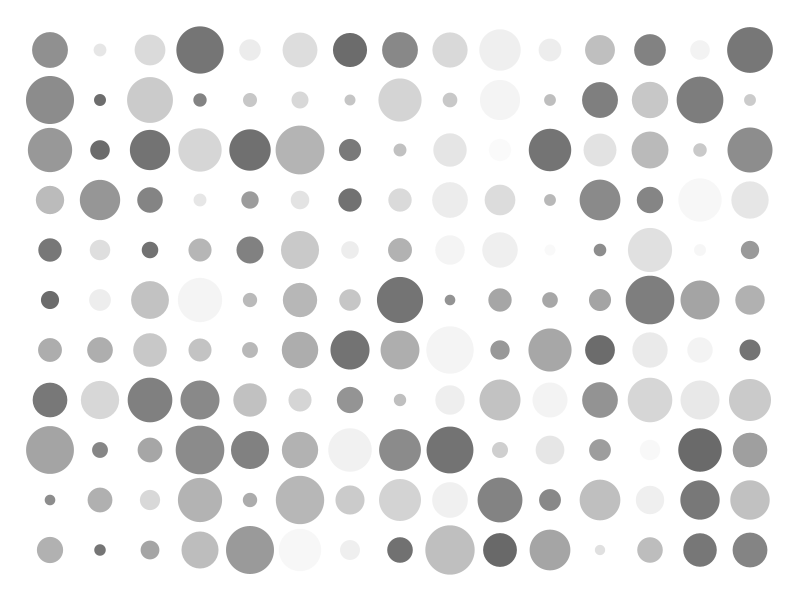
Frame 1 (no input)
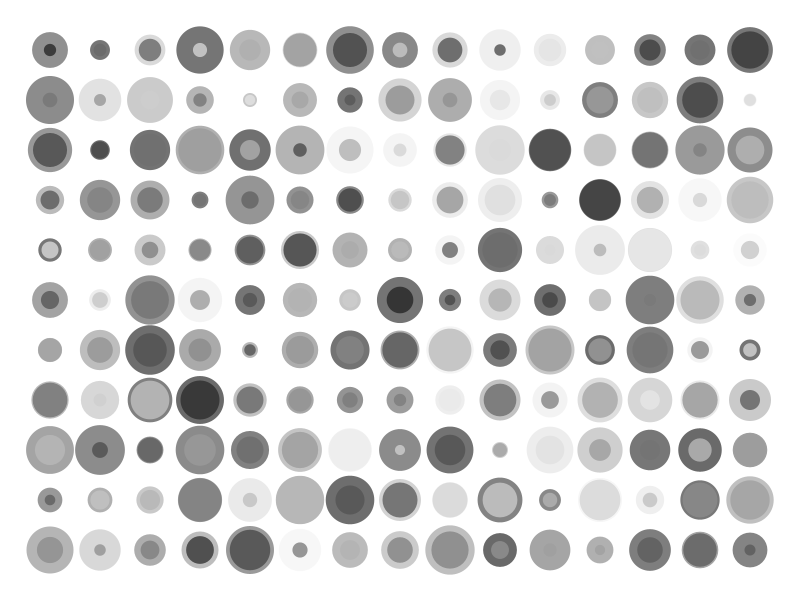
Frame 2 (the mouse pressed at the canvas centre, redrawn once)

The Processing sketch that drew these frames (run headless with seeded random() and noise(); the mouse was pressed at the canvas centre and the sketch redrawn once):

// Processing sketch: sketch_06_CircleGrid
// ── sketch_06_CircleGrid.pde
// Circle Grid

int tileSize = 50;   // define the size of each tile in the grid

void setup() {
  size(800, 600);   
  background(255);
  noStroke();
  noLoop();
}

void draw () {
  for (int x = tileSize; x < width; x += tileSize) {     // first loop in x-direction
    for (int y = tileSize; y < height; y += tileSize) {  // second loop in y-direction
      float circleSize = random(tileSize*0.2, tileSize); // set random circle size
      fill(random(255),150);                       // set random gray value
      ellipse(x, y, circleSize, circleSize);   // draw circle at each x,y position
    }
  }
}
